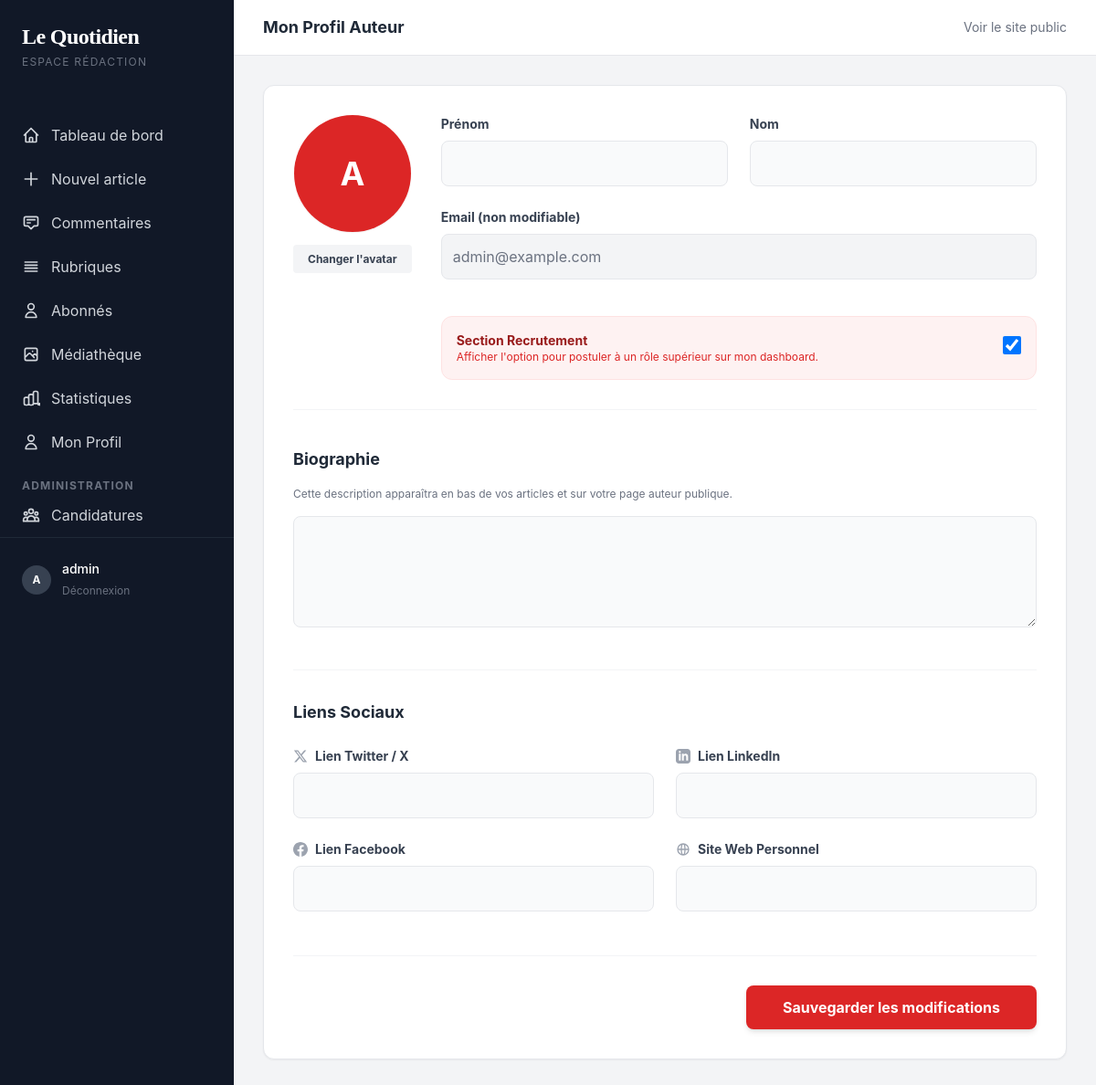
The page /dashboard/profile/ (signed in) on the database its author committed.
### apps/users/models.py (models this page shows, shortened)
class CustomUser(AbstractUser):
    class Role(models.TextChoices):
        VISITOR = "VISITOR", _("Visiteur")
        CONTRIBUTOR = "CONTRIBUTOR", _("Contributeur")
        WRITER = "WRITER", _("Rédacteur")
        EDITOR = "EDITOR", _("Éditeur")
        ADMIN = "ADMIN", _("Administrateur")
    role = models.CharField(
        _("Rôle"),
        max_length=20,
        choices=Role.choices,
        default=Role.CONTRIBUTOR
    )
    bio = models.TextField(_("Biographie"), max_length=500, blank=True)
    avatar = models.ImageField(_("Avatar"), upload_to="avatars/", null=True, blank=True)
    twitter_url = models.URLField(_("Lien Twitter/X"), max_length=255, blank=True)
    linkedin_url = models.URLField(_("Lien LinkedIn"), max_length=255, blank=True)
    facebook_url = models.URLField(_("Lien Facebook"), max_length=255, blank=True)
    website_url = models.URLField(_("Site web personnel"), max_length=255, blank=True)
    show_recruitment_section = models.BooleanField(_("Afficher la section recrutement"), default=True)

### apps/dashboard/views.py (the view)
# urls.py: path('profile/', views.profile_edit, name='profile_edit'),
@login_required
def profile_edit(request):
    if request.method == 'POST':
        form = UserProfileForm(request.POST, request.FILES, instance=request.user)
        if form.is_valid():
            form.save()
            messages.success(request, "Votre profil a été mis à jour avec succès.")
            return redirect('dashboard:profile_edit')
    else:
        form = UserProfileForm(instance=request.user)
    return render(request, 'dashboard/profile_edit.html', {'form': form})

### apps/newsletter/forms.py
class SubscriberForm(forms.ModelForm):
    class Meta:
        model = Subscriber
        fields = ['email']
        widgets = {
            'email': forms.EmailInput(attrs={
                'placeholder': 'votre@email.com',
                'class': 'w-full px-4 py-3 rounded-lg bg-gray-800 border border-gray-700 text-white text-sm placeholder-gray-500 focus:outline-none focus:ring-2 focus:ring-red-500 mb-3'
            })
        }

### apps/newsletter/views.py (called while the page is built)
def newsletter_form_context(request):
    return {'subscriber_form': SubscriberForm()}

### apps/weblog/context_processors.py (called while the page is built)
def categories_processor(request):
    categories = Category.objects.exclude(name='Chronique').order_by('name')[:6]
    return {'nav_categories': categories}

### templates/dashboard/profile_edit.html (shortened to what this page needs)
{% extends "dashboard/base.html" %}
{% block header_title %}Mon Profil Auteur{% endblock %}
{% block content %}
<div class="bg-white rounded-xl shadow-sm border border-gray-200 p-8 max-w-4xl">
    <form method="post" enctype="multipart/form-data">
        <div class="flex flex-col md:flex-row gap-8 mb-10 pb-8 border-b border-gray-100">
            <div class="flex-shrink-0 text-center">
                <div class="mb-4">
                    {% if user.avatar %}
                        <img src="{{ user.avatar.url }}" alt="{{ user.username }}" class="h-32 w-32 rounded-full object-cover border-4 border-gray-100 shadow-sm mx-auto">
                    {% else %}
                        <div class="h-32 w-32 rounded-full bg-red-600 flex items-center justify-center text-white text-4xl font-bold shadow-sm mx-auto">
                            {{ user.username|first|upper }}
                        </div>
                    {% endif %}
                </div>
                <label class="cursor-pointer bg-gray-100 hover:bg-gray-200 text-gray-700 text-xs font-bold py-2 px-4 rounded transition">
                    Changer l'avatar
                </label>
            </div>
            <div class="flex-1 grid grid-cols-1 md:grid-cols-2 gap-6">
                <div>
                    <label class="block text-sm font-bold text-gray-700 mb-2">Prénom</label>
                    {{ form.first_name }}
                </div>
                <div>
                    <label class="block text-sm font-bold text-gray-700 mb-2">Nom</label>
                    {{ form.last_name }}
                </div>
                <div class="md:col-span-2">
                    <label class="block text-sm font-bold text-gray-700 mb-2">Email (non modifiable)</label>
                    <input type="text" value="{{ user.email }}" disabled class="w-full p-3 border rounded-lg bg-gray-100 text-gray-500 cursor-not-allowed">
                </div>
                <div class="md:col-span-2 mt-4 bg-red-50 p-4 rounded-xl border border-red-100 flex items-center justify-between">
                    <div>
                        <h5 class="text-sm font-bold text-red-800">Section Recrutement</h5>
                        <p class="text-xs text-red-600">Afficher l'option pour postuler à un rôle supérieur sur mon dashboard.</p>
                    </div>
                    <div>
                        {{ form.show_recruitment_section }}
                    </div>
                </div>
            </div>
        </div>
        <div class="mb-10">
            <h4 class="font-bold text-gray-800 mb-4 text-lg">Biographie</h4>
            <p class="text-xs text-gray-500 mb-4">Cette description apparaîtra en bas de vos articles et sur votre page auteur publique.</p>
            {{ form.bio }}
        </div>
        <div class="border-t border-gray-100 pt-8">
            <h4 class="font-bold text-gray-800 mb-6 text-lg">Liens Sociaux</h4>
            <div class="grid grid-cols-1 md:grid-cols-2 gap-6">
                <div>
                    <label class="block text-sm font-bold text-gray-700 mb-2 flex items-center gap-2">
                        <svg class="w-4 h-4 text-gray-400" fill="currentColor" viewBox="0 0 24 24"><path d="M18.244 2.25h3.308l-7.227 8.26 8.502 11.24H16.17l-5.214-6.817L4.99 21.75H1.68l7.73-8.835L1.254 2.25H8.08l4.713 6.231zm-1.161 17.52h1.833L7.084 4.126H5.117z"/></svg>
                        Lien Twitter / X
                    </label>
                    {{ form.twitter_url }}
                </div>
                <div>
                    <label class="block text-sm font-bold text-gray-700 mb-2 flex items-center gap-2">
                        Lien LinkedIn
                    </label>
                    {{ form.linkedin_url }}
                </div>
                <div>
                    <label class="block text-sm font-bold text-gray-700 mb-2 flex items-center gap-2">
                        Lien Facebook
                    </label>
                    {{ form.facebook_url }}
                </div>
                <div>
                    <label class="block text-sm font-bold text-gray-700 mb-2 flex items-center gap-2">
                        <svg class="w-4 h-4 text-gray-400" fill="none" stroke="currentColor" viewBox="0 0 24 24"><path stroke-linecap="round" stroke-linejoin="round" stroke-width="2" d="M21 12a9 9 0 01-9 9m9-9a9 9 0 00-9-9m9 9H3m9 9a9 9 0 01-9-9m9 9c1.657 0 3-4.03 3-9s-1.343-9-3-9m0 18c-1.657 0-3-4.03-3-9s1.343-9 3-9m-9 9a9 9 0 019-9"/></svg>
                        Site Web Personnel
                    </label>
                    {{ form.website_url }}
                </div>
            </div>
        </div>
        <div class="flex justify-end gap-4 mt-12 pt-8 border-t border-gray-100">
            <button type="submit" class="bg-red-600 text-white font-bold px-10 py-3 rounded-lg hover:bg-red-700 shadow-md transition">
                Sauvegarder les modifications
            </button>
        </div>
    </form>
</div>
{% endblock %}

### templates/dashboard/base.html (shortened to what this page needs)
<!DOCTYPE html>
<html lang="fr">
<head>
    <script src="https://cdn.tailwindcss.com"></script>
    <link rel="stylesheet" href="https://unpkg.com/easymde/dist/easymde.min.css">
</head>
<body class="bg-gray-100 font-sans antialiased">
    <div class="flex min-h-screen">
        <aside class="w-64 bg-gray-900 text-white flex-shrink-0">
            <div class="p-6">
                <a href="/" class="font-serif text-2xl font-bold tracking-tight">Le Quotidien</a>
                <p class="text-xs text-gray-500 mt-1 uppercase tracking-widest">Espace Rédaction</p>
            </div>
            <nav class="mt-6">
                <a href="{% url 'dashboard:home' %}" class="flex items-center px-6 py-3 text-gray-300 hover:bg-gray-800 hover:text-white transition">
                    <svg class="w-5 h-5 mr-3" fill="none" stroke="currentColor" viewBox="0 0 24 24"><path stroke-linecap="round" stroke-linejoin="round" stroke-width="2" d="M3 12l2-2m0 0l7-7 7 7M5 10v10a1 1 0 001 1h3m10-11l2 2m-2-2v10a1 1 0 01-1 1h-3m-6 0a1 1 0 001-1v-4a1 1 0 011-1h2a1 1 0 011 1v4a1 1 0 001 1m-6 0h6"/></svg>
                    Tableau de bord
                </a>
                <a href="{% url 'dashboard:article_create' %}" class="flex items-center px-6 py-3 text-gray-300 hover:bg-gray-800 hover:text-white transition">
                    <svg class="w-5 h-5 mr-3" fill="none" stroke="currentColor" viewBox="0 0 24 24"><path stroke-linecap="round" stroke-linejoin="round" stroke-width="2" d="M12 4v16m8-8H4"/></svg>
                    Nouvel article
                </a>
                <a href="{% url 'dashboard:comment_list' %}" class="flex items-center px-6 py-3 text-gray-300 hover:bg-gray-800 hover:text-white transition">
                    <svg class="w-5 h-5 mr-3" fill="none" stroke="currentColor" viewBox="0 0 24 24"><path stroke-linecap="round" stroke-linejoin="round" stroke-width="2" d="M7 8h10M7 12h4m1 8l-4-4H5a2 2 0 01-2-2V6a2 2 0 012-2h14a2 2 0 012 2v8a2 2 0 01-2 2h-3l-4 4z"/></svg>
                    Commentaires
                </a>
                {% if user.role in 'EDITOR,ADMIN' or user.is_staff %}
                <a href="{% url 'dashboard:category_list' %}" class="flex items-center px-6 py-3 text-gray-300 hover:bg-gray-800 hover:text-white transition">
                    <svg class="w-5 h-5 mr-3" fill="none" stroke="currentColor" viewBox="0 0 24 24"><path stroke-linecap="round" stroke-linejoin="round" stroke-width="2" d="M4 6h16M4 10h16M4 14h16M4 18h16"/></svg>
                    Rubriques
                </a>
                <a href="{% url 'dashboard:subscriber_list' %}" class="flex items-center px-6 py-3 text-gray-300 hover:bg-gray-800 hover:text-white transition">
                    <svg class="w-5 h-5 mr-3" fill="none" stroke="currentColor" viewBox="0 0 24 24"><path stroke-linecap="round" stroke-linejoin="round" stroke-width="2" d="M16 7a4 4 0 11-8 0 4 4 0 018 0zM12 14a7 7 0 00-7 7h14a7 7 0 00-7-7z"/></svg>
                    Abonnés
                </a>
                {% endif %}
                <a href="{% url 'dashboard:media_library' %}" class="flex items-center px-6 py-3 text-gray-300 hover:bg-gray-800 hover:text-white transition">
                    <svg class="w-5 h-5 mr-3" fill="none" stroke="currentColor" viewBox="0 0 24 24"><path stroke-linecap="round" stroke-linejoin="round" stroke-width="2" d="M4 16l4.586-4.586a2 2 0 012.828 0L16 16m-2-2l1.586-1.586a2 2 0 012.828 0L20 14m-6-6h.01M6 20h12a2 2 0 002-2V6a2 2 0 00-2-2H6a2 2 0 00-2 2v12a2 2 0 002 2z"/></svg>
                    Médiathèque
                </a>
                <a href="{% url 'dashboard:analytics' %}" class="flex items-center px-6 py-3 text-gray-300 hover:bg-gray-800 hover:text-white transition">
                    Statistiques
                </a>
                <a href="{% url 'dashboard:profile_edit' %}" class="flex items-center px-6 py-3 text-gray-300 hover:bg-gray-800 hover:text-white transition">
                    <svg class="w-5 h-5 mr-3" fill="none" stroke="currentColor" viewBox="0 0 24 24"><path stroke-linecap="round" stroke-linejoin="round" stroke-width="2" d="M16 7a4 4 0 11-8 0 4 4 0 018 0zM12 14a7 7 0 00-7 7h14a7 7 0 00-7-7z"/></svg>
                    Mon Profil
                </a>
                {% if user.role in 'EDITOR,ADMIN' or user.is_staff %}
                <div class="mt-4 px-6 text-xs font-bold text-gray-500 uppercase tracking-widest">Administration</div>
                <a href="{% url 'dashboard:promotion_request_list' %}" class="flex items-center px-6 py-3 text-gray-300 hover:bg-gray-800 hover:text-white transition">
                    Candidatures
                </a>
                {% endif %}
            </nav>
            <div class="mt-auto p-6 border-t border-gray-800">
                <div class="flex items-center">
                    <div class="h-8 w-8 rounded-full bg-gray-700 flex items-center justify-center text-xs font-bold mr-3">{{ user.username|first|upper }}</div>
                    <div class="flex-1 min-w-0">
                        <p class="text-sm font-medium truncate">{{ user.username }}</p>
                        <a href="/admin/logout/" class="text-xs text-gray-500 hover:text-red-400">Déconnexion</a>
                    </div>
                </div>
            </div>
        </aside>
        <main class="flex-1 flex flex-col">
            <header class="bg-white border-b border-gray-200 py-4 px-8 flex items-center justify-between">
                <h2 class="text-lg font-bold text-gray-800">{% block header_title %}Tableau de bord{% endblock %}</h2>
                <div class="flex items-center gap-4">
                    <a href="{% url 'home' %}" class="text-sm text-gray-500 hover:text-gray-900 transition">Voir le site public</a>
                </div>
            </header>
            <div class="p-8">
                {% block content %}{% endblock %}
            </div>
        </main>
    </div>
</body>
</html>

### rows shown on the page
CustomUser: username|first "A", username "admin", email "admin@example.com", show_recruitment_section "☑"
